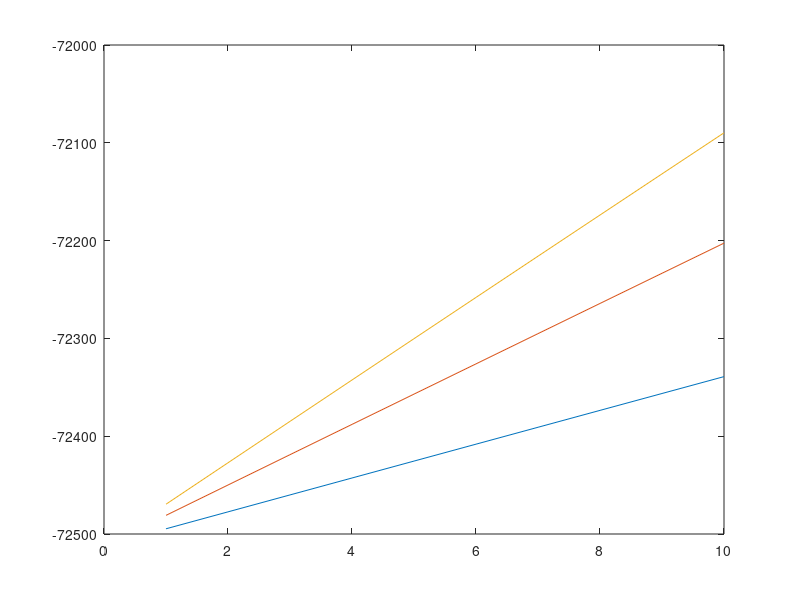

This chart was generated by the following MATLAB code:
clear all; close all
clc;


Apogee_Temperature  = 260; % Kelvin
Takeoff_Temperature = 300; % Kelvin

% The array of best and worst case scenarios
Temperatures = [Apogee_Temperature,Takeoff_Temperature];
T_Pod = 288; % Kelvin
% Convection coefficient for difference in temperatures
h_Convection_Coefficient_Air = [35,17]; %W/m2k

% Pod Dimensions
Length_Pod = 2; % Meters
Width_Pod  = 1; % Meters
Height_Pod = 1; % Meters

% Material Densities
Aluminum_Density        = 2700; %kg/m3, 6061
Fiberglass_Density      = 2550; %kg/m3
Magnesium_AZ61_Density = 1800; %kg/m3
Magnesium_AZ31_Density = 1800; %kg/m3
Densities = [Aluminum_Density,Fiberglass_Density,Magnesium_AZ61_Density,Magnesium_AZ31_Density]; % 4 Total, loop every two

% Thermal Conductivity for 260 and 300 Kelvin
Aluminum_Thermal_k       = [147,155];      %W/mk
Fiberglass_Thermal_k     = [0.0325,0.038]; %W/mk
Magnesium_AZ61_Thermal_k = [82,85];        %W/mk
Magnesium_AZ31_Thermal_k = [60,63.5];      %W/mk
Thermal_k_Array_T1 = [Aluminum_Thermal_k(1),Fiberglass_Thermal_k(1),Magnesium_AZ61_Thermal_k(1),Magnesium_AZ31_Thermal_k(1)]; % 4 Total
Thermal_k_Array_T2 = [Aluminum_Thermal_k(2),Fiberglass_Thermal_k(2),Magnesium_AZ61_Thermal_k(2),Magnesium_AZ31_Thermal_k(2)]; % 4 Total


% Wall thickness array
% Wall_Thickness = linspace(.001,.01,10);

Total_Mass_Pod = zeros(4,10);
R_Pod_Total    = zeros(4,10);
Q_Dot_Environment = zeros(4,10);
i=1;
for density = Densities
    j=1;
    for Wall_Thickness = linspace(.001,.01,10)
        Temperature = Temperatures(1);
        h_Convection_Coefficient_Air_T1 = h_Convection_Coefficient_Air(1);
        Pod_Surface_Area_1 = 2*Height_Pod*Width_Pod;
        Pod_Surface_Area_2 = 3*Length_Pod*Height_Pod; % Not including Top Face against Drone
        Total_Mass_Pod(i,j) = Wall_Thickness*density * (Pod_Surface_Area_1 + Pod_Surface_Area_2); % Total Weight of the Pod Frame
        % Resistances
        R_Conductivity_Pod_1 = Wall_Thickness / (Thermal_k_Array_T1(i) * Pod_Surface_Area_1);
        R_Conductivity_Pod_2 = Wall_Thickness / (Thermal_k_Array_T1(i) * Pod_Surface_Area_2);
        R_Convection_Air_1 = 1/(h_Convection_Coefficient_Air_T1*Pod_Surface_Area_1);
        R_Convection_Air_2 = 1/(h_Convection_Coefficient_Air_T1*Pod_Surface_Area_2);
        R_Pod_Total(i,j) = 1/(1/(R_Conductivity_Pod_1 + R_Convection_Air_1) + 1/(R_Conductivity_Pod_2+ R_Convection_Air_2));
        Q_Dot_Environment(i,j) = T_Pod-Temperature/(R_Pod_Total(i,j));
        j = j+1;
    end
    i = i+1;
end
    
Total_Mass_Pod_T2 = zeros(4,10);
R_Pod_Total_T2    = zeros(4,10);
Q_Dot_Environment_T2 = zeros(4,10);
i=1;
for density = Densities
    j=1;
    for Wall_Thickness = linspace(.001,.01,10)
        
        Temperature = Temperatures(2);
        h_Convection_Coefficient_Air_T2 = h_Convection_Coefficient_Air(2);
        Pod_Surface_Area_1 = 2*Height_Pod*Width_Pod;
        Pod_Surface_Area_2 = 3*Length_Pod*Height_Pod; % Not including Top Face against Drone
        Total_Mass_Pod_T2(i,j) = Wall_Thickness.*density * (Pod_Surface_Area_1 + Pod_Surface_Area_2); % Total Weight of the Pod Frame
        % Resistances
        R_Conductivity_Pod_1 = Wall_Thickness ./ (Thermal_k_Array_T2(i) * Pod_Surface_Area_1);
        R_Conductivity_Pod_2 = Wall_Thickness ./ (Thermal_k_Array_T2(i) * Pod_Surface_Area_2);
        R_Convection_Air_1 = 1/(h_Convection_Coefficient_Air_T2*Pod_Surface_Area_1);
        R_Convection_Air_2 = 1/(h_Convection_Coefficient_Air_T2*Pod_Surface_Area_2);
        R_Pod_Total_T2(i,j) = 1/(1/(R_Conductivity_Pod_1 + R_Convection_Air_1) + 1/(R_Conductivity_Pod_2+ R_Convection_Air_2));
    
        Q_Dot_Environment_T2(i,j) = T_Pod-Temperature/(R_Pod_Total_T2(i,j));
        j = j+1;
    end
    i = i+1;
end



plot(Total_Mass_Pod')
ylabel('Kilograms')
xlabel('thickness mm')

plot(Q_Dot_Environment([1,3,4],1:10)')


